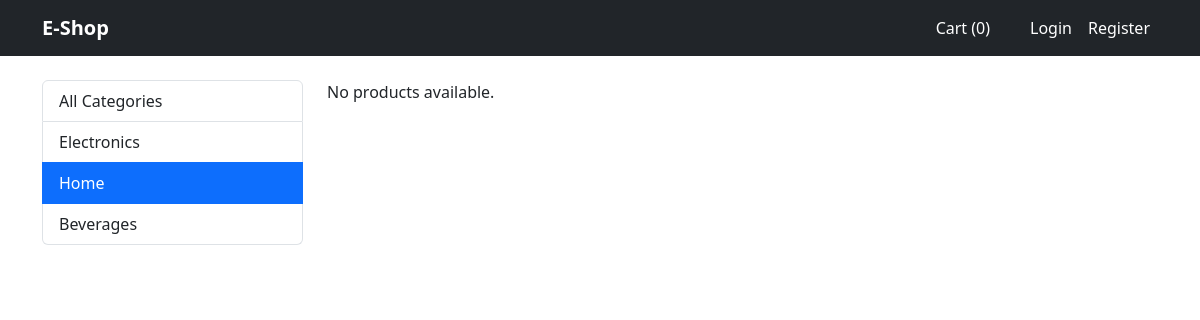
The app's page /category/home/ with its own data.
### store/models.py (models this page shows, shortened)
class Category(models.Model):
    name = models.CharField(max_length=200)
    slug = models.SlugField(unique=True)
    class Meta:
        verbose_name_plural = 'Categories'

### store/views.py (the view)
# urls.py: path('', views.product_list, name='product_list'),
def product_list(request, category_slug=None):
    category = None
    categories = Category.objects.all()
    products = Product.objects.filter(available=True)
    if category_slug:
        category = get_object_or_404(Category, slug=category_slug)
        products = products.filter(category=category)
    return render(request, 'store/product_list.html', {
        'category': category,
        'categories': categories,
        'products': products
    })

### store/templates/store/product_list.html
{% extends 'store/base.html' %}
{% block content %}
<div class="row">
    <div class="col-md-3">
        <div class="list-group mb-4">
            <a href="{% url 'product_list' %}" class="list-group-item list-group-item-action {% if not category %}active{% endif %}">
                All Categories
            </a>
            {% for c in categories %}
                <a href="{% url 'product_list_by_category' c.slug %}" class="list-group-item list-group-item-action {% if category.slug == c.slug %}active{% endif %}">
                    {{ c.name }}
                </a>
            {% endfor %}
        </div>
    </div>
    <div class="col-md-9">
        <div class="row">
            {% for product in products %}
                <div class="col-md-4 mb-4">
                    <div class="card h-100 shadow-sm">
                        {% if product.image %}
                            <img src="{{ product.image.url }}" class="card-img-top" style="height: 200px; object-fit: cover;">
                        {% else %}
                            <div class="bg-secondary text-white text-center py-5">No Image</div>
                        {% endif %}
                        <div class="card-body d-flex flex-column">
                            <h5 class="card-title">{{ product.name }}</h5>
                            <p class="card-text text-primary fw-bold">${{ product.price }}</p>
                            <div class="mt-auto">
                                <a href="{% url 'product_detail' product.slug %}" class="btn btn-outline-primary btn-sm w-100 mb-2">View Details</a>
                                <a href="{% url 'cart_add' product.id %}" class="btn btn-success btn-sm w-100">Add to Cart</a>
                            </div>
                        </div>
                    </div>
                </div>
            {% empty %}
                <p>No products available.</p>
            {% endfor %}
        </div>
    </div>
</div>
{% endblock %}

### records on screen
Category: name "Electronics"
Category: name "Home"
Category: name "Beverages"

### other values on screen
{{ request.session.cart|length|default:"0" }} "0"
